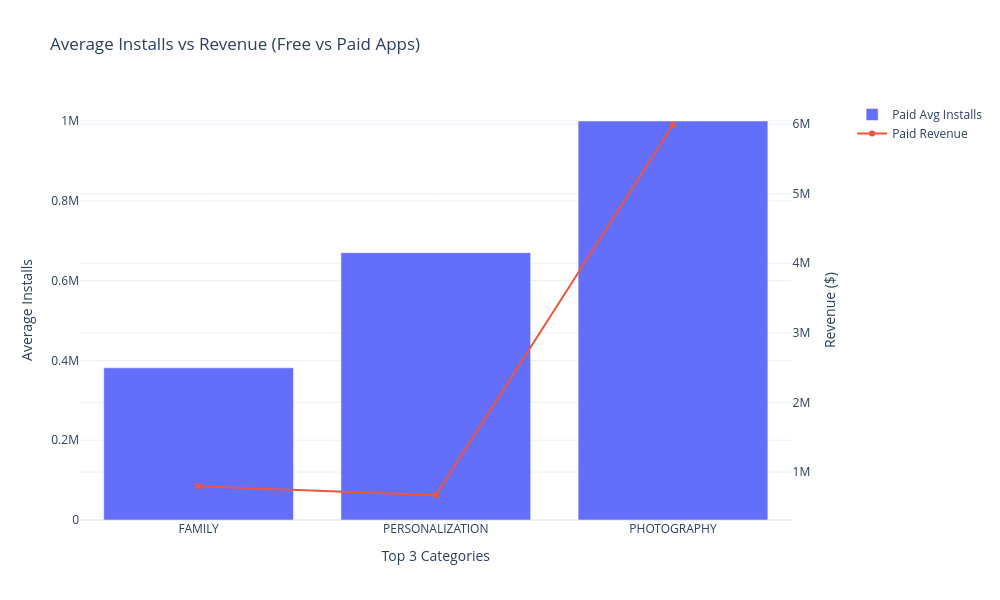

Source (notebook cell):
### Markdown cell above
now this without timeline

### Code cell
fig = make_subplots(specs=[[{"secondary_y": True}]])

# Average Installs (Bar Chart)
for app_type in summary["Type"].unique():

    temp = summary[summary["Type"] == app_type]

    fig.add_trace(
        go.Bar(
            x=temp["Category"],
            y=temp["Avg_Installs"],
            name=f"{app_type} Avg Installs"
        ),
        secondary_y=False
    )

# Revenue (Line Chart)
for app_type in summary["Type"].unique():

    temp = summary[summary["Type"] == app_type]

    fig.add_trace(
        go.Scatter(
            x=temp["Category"],
            y=temp["Revenue"],
            mode="lines+markers",
            name=f"{app_type} Revenue"
        ),
        secondary_y=True
    )

fig.update_layout(
    title="Average Installs vs Revenue (Free vs Paid Apps)",
    xaxis_title="Top 3 Categories",
    template="plotly_white",
    width=1000,
    height=600
)

fig.update_yaxes(title_text="Average Installs", secondary_y=False)
fig.update_yaxes(title_text="Revenue ($)", secondary_y=True)

fig.show()

### Figure 1 — Plotly figure (JSON) as saved in the notebook; plotly's stock layout.template omitted (floating-point values rounded to 4 significant figures)
{"data": [{"name": "Paid Avg Installs", "type": "bar", "x": ["FAMILY", "PERSONALIZATION", "PHOTOGRAPHY"], "xaxis": "x", "y": [381400.0, 670000.0, 1000000.0], "yaxis": "y"}, {"mode": "lines+markers", "name": "Paid Revenue", "type": "scatter", "x": ["FAMILY", "PERSONALIZATION", "PHOTOGRAPHY"], "xaxis": "x", "y": [796900.0, 666600.0, 5990000.0], "yaxis": "y2"}], "layout": {"height": 600, "title": {"text": "Average Installs vs Revenue (Free vs Paid Apps)"}, "width": 1000, "xaxis": {"anchor": "y", "domain": [0, 0.94], "title": {"text": "Top 3 Categories"}}, "yaxis": {"anchor": "x", "domain": [0, 1], "title": {"text": "Average Installs"}}, "yaxis2": {"anchor": "x", "overlaying": "y", "side": "right", "title": {"text": "Revenue ($)"}}}}
